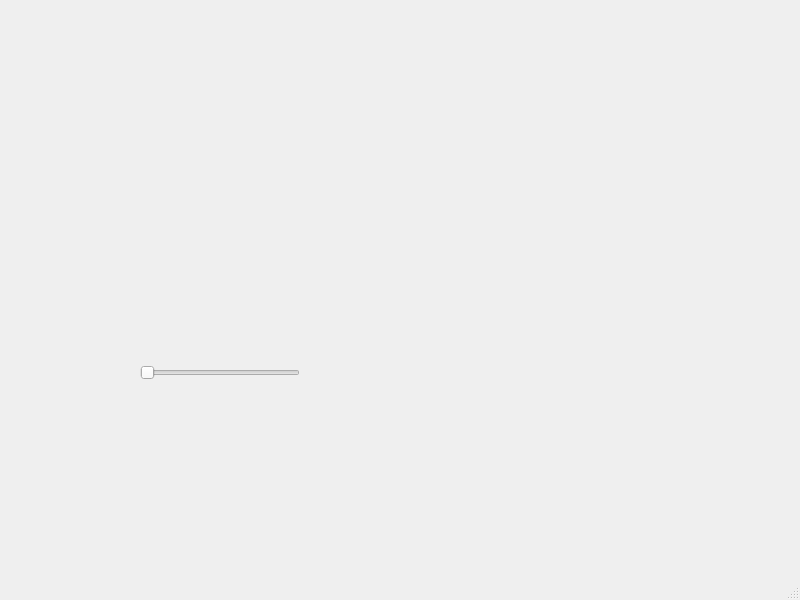
<?xml version="1.0" encoding="UTF-8"?>
<ui version="4.0">
 <class>MainWindow</class>
 <widget class="QMainWindow" name="MainWindow">
  <property name="geometry">
   <rect>
    <x>0</x>
    <y>0</y>
    <width>800</width>
    <height>600</height>
   </rect>
  </property>
  <property name="windowTitle">
   <string>MainWindow</string>
  </property>
  <widget class="QWidget" name="centralwidget">
   <widget class="QWidget" name="verticalLayoutWidget">
    <property name="geometry">
     <rect>
      <x>80</x>
      <y>50</y>
      <width>541</width>
      <height>271</height>
     </rect>
    </property>
    <layout class="QVBoxLayout" name="verticalLayout"/>
   </widget>
   <widget class="QSlider" name="horizontalSlider">
    <property name="geometry">
     <rect>
      <x>140</x>
      <y>360</y>
      <width>160</width>
      <height>25</height>
     </rect>
    </property>
    <property name="orientation">
     <enum>Qt::Orientation::Horizontal</enum>
    </property>
   </widget>
  </widget>
  <widget class="QMenuBar" name="menubar">
   <property name="geometry">
    <rect>
     <x>0</x>
     <y>0</y>
     <width>800</width>
     <height>24</height>
    </rect>
   </property>
  </widget>
  <widget class="QStatusBar" name="statusbar"/>
 </widget>
 <resources/>
 <connections/>
</ui>
